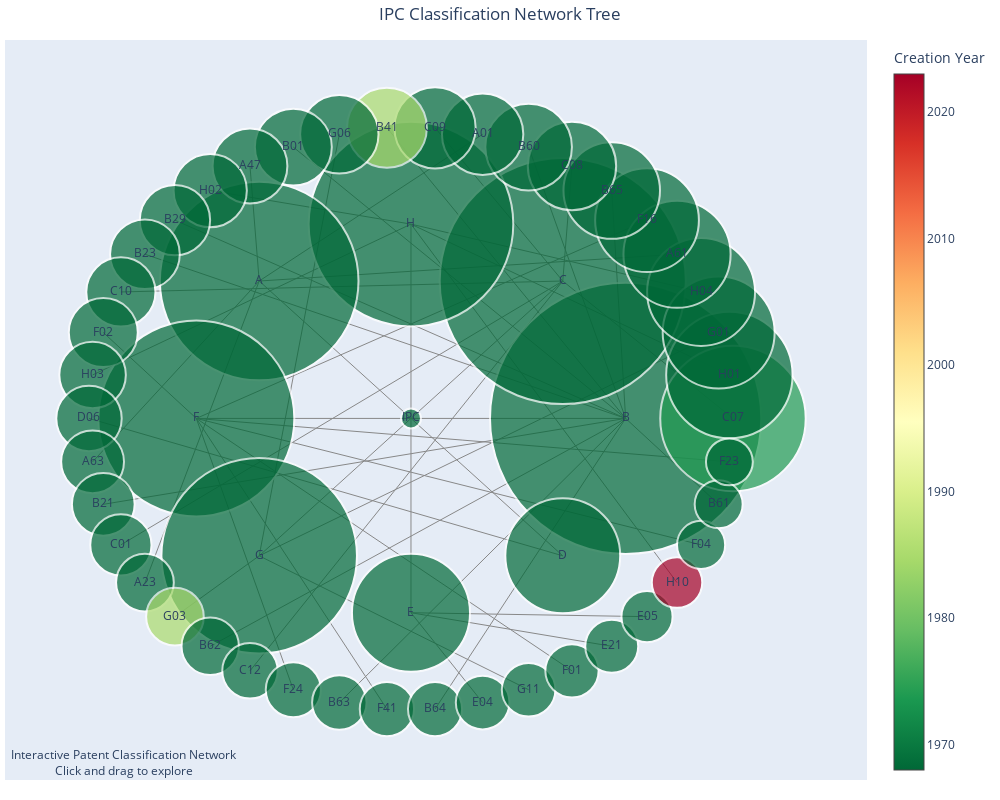

Notebook code cell kept with this figure:
### Markdown cell above
## Visualization 3: Network Tree

Interactive network tree visualization similar to the original D3.js implementation.

### Code cell
def create_network_tree(self, max_nodes=100):
    """Create an interactive network tree visualization"""
    if self.viz_data is None:
        print("✗ No visualization data available. Please run prepare_data() first.")
        return None
        
    try:
        # Start with sections and top-level classes
        tree_df = self.viz_data[self.viz_data['level'].isin([2, 3])].copy()
        
        # Limit to avoid overcrowding
        if len(tree_df) > max_nodes:
            tree_df = tree_df.nlargest(max_nodes, 'size')
        
        # Create network data
        nodes = []
        edges = []
        
        # Add root node
        nodes.append({
            'id': 'IPC',
            'symbol': 'IPC',
            'title': 'International Patent Classification',
            'level': 1,
            'size': 100,
            'creation_year': 1968,
            'x': 0,
            'y': 0
        })
        
        # Position nodes in a circular layout by level
        for level in [2, 3]:
            level_nodes = tree_df[tree_df['level'] == level]
            n_nodes = len(level_nodes)
            
            if n_nodes == 0:
                continue
                
            radius = level * 200
            
            for i, (_, row) in enumerate(level_nodes.iterrows()):
                angle = 2 * math.pi * i / n_nodes
                x = radius * math.cos(angle)
                y = radius * math.sin(angle)
                
                nodes.append({
                    'id': row['symbol'],
                    'symbol': row['symbol_display'],
                    'title': row['title_display'][:50] + '...' if len(row['title_display']) > 50 else row['title_display'],
                    'level': row['level'],
                    'size': row['size'],
                    'creation_year': row['creation_year'],
                    'size_percent': row['size_percent'],
                    'x': x,
                    'y': y
                })
                
                # Add edge to parent
                parent = row['parent'] if row['parent'] != 'IPC' else 'IPC'
                edges.append({
                    'source': parent,
                    'target': row['symbol']
                })
        
        # Create the network plot
        node_df = pd.DataFrame(nodes)
        edge_df = pd.DataFrame(edges)
        
        # Create traces for edges
        edge_trace = []
        for _, edge in edge_df.iterrows():
            source_node = node_df[node_df['id'] == edge['source']].iloc[0]
            target_node = node_df[node_df['id'] == edge['target']].iloc[0]
            
            edge_trace.append(go.Scatter(
                x=[source_node['x'], target_node['x'], None],
                y=[source_node['y'], target_node['y'], None],
                mode='lines',
                line=dict(width=1, color='#888'),
                hoverinfo='none',
                showlegend=False
            ))
        
        # Create trace for nodes
        node_trace = go.Scatter(
            x=node_df['x'],
            y=node_df['y'],
            mode='markers+text',
            marker=dict(
                size=np.sqrt(node_df['size']) * 2,  # Scale size
                color=node_df['creation_year'],
                colorscale='RdYlGn_r',
                colorbar=dict(
                    title="Creation Year"
                ),
                line=dict(width=2, color='white')
            ),
            text=node_df['symbol'],
            textposition='middle center',
            hovertemplate='<b>%{customdata[0]}</b><br>' +
                         'Created: %{customdata[1]}<br>' +
                         'Groups: %{customdata[2]}<br>' +
                         'Percentage: %{customdata[3]:.3f}%<br>' +
                         'Title: %{customdata[4]}<extra></extra>',
            customdata=np.column_stack((
                node_df['symbol'],
                node_df['creation_year'],
                node_df['size'],
                node_df.get('size_percent', 0),
                node_df['title']
            )),
            showlegend=False
        )
        
        # Create figure
        fig = go.Figure(data=edge_trace + [node_trace])
        
        fig.update_layout(
            title='IPC Classification Network Tree',
            title_x=0.5,
            showlegend=False,
            hovermode='closest',
            margin=dict(b=20,l=5,r=5,t=40),
            annotations=[
                dict(
                    text="Interactive Patent Classification Network<br>Click and drag to explore",
                    showarrow=False,
                    xref="paper", yref="paper",
                    x=0.005, y=-0.002,
                    xanchor="left", yanchor="bottom",
                    font=dict(size=12)
                )
            ],
            xaxis=dict(showgrid=False, zeroline=False, showticklabels=False),
            yaxis=dict(showgrid=False, zeroline=False, showticklabels=False),
            width=1000,
            height=800
        )
        
        return fig
        
    except Exception as e:
        print(f"✗ Error creating network tree: {e}")
        return None

# Add method to class
IPCVisualization.create_network_tree = create_network_tree

# Create and display network tree
print("Creating Network Tree...")
network_fig = viz.create_network_tree(max_nodes=50)
if network_fig:
    network_fig.show()
    print("✓ Network tree created successfully")

### Figure 1 — Plotly figure (JSON) as saved in the notebook; plotly's stock layout.template omitted (floating-point values rounded to 4 significant figures; data arrays with more than 128 entries replaced by an {"elided": "..."} marker saying what was removed)
{"data": [{"hoverinfo": "none", "line": {"color": "#888", "width": 1}, "mode": "lines", "showlegend": false, "type": "scatter", "x": [0, 400, null], "y": [0, 0, null]}, {"hoverinfo": "none", "line": {"color": "#888", "width": 1}, "mode": "lines", "showlegend": false, "type": "scatter", "x": [0, 282.8, null], "y": [0, 282.8, null]}, {"hoverinfo": "none", "line": {"color": "#888", "width": 1}, "mode": "lines", "showlegend": false, "type": "scatter", "x": [0, 2.449e-14, null], "y": [0, 400, null]}, {"hoverinfo": "none", "line": {"color": "#888", "width": 1}, "mode": "lines", "showlegend": false, "type": "scatter", "x": [0, -282.8, null], "y": [0, 282.8, null]}, {"hoverinfo": "none", "line": {"color": "#888", "width": 1}, "mode": "lines", "showlegend": false, "type": "scatter", "x": [0, -400, null], "y": [0, 4.899e-14, null]}, {"hoverinfo": "none", "line": {"color": "#888", "width": 1}, "mode": "lines", "showlegend": false, "type": "scatter", "x": [0, -282.8, null], "y": [0, -282.8, null]}, {"hoverinfo": "none", "line": {"color": "#888", "width": 1}, "mode": "lines", "showlegend": false, "type": "scatter", "x": [0, -7.348e-14, null], "y": [0, -400, null]}, {"hoverinfo": "none", "line": {"color": "#888", "width": 1}, "mode": "lines", "showlegend": false, "type": "scatter", "x": [0, 282.8, null], "y": [0, -282.8, null]}, {"hoverinfo": "none", "line": {"color": "#888", "width": 1}, "mode": "lines", "showlegend": false, "type": "scatter", "x": [282.8, 600, null], "y": [282.8, 0, null]}, {"hoverinfo": "none", "line": {"color": "#888", "width": 1}, "mode": "lines", "showlegend": false, "type": "scatter", "x": [2.449e-14, 593.3, null], "y": [400, 89.43, null]}, {"hoverinfo": "none", "line": {"color": "#888", "width": 1}, "mode": "lines", "showlegend": false, "type": "scatter", "x": [-282.8, 573.3, null], "y": [-282.8, 176.9, null]}, {"hoverinfo": "none", "line": {"color": "#888", "width": 1}, "mode": "lines", "showlegend": false, "type": "scatter", "x": [2.449e-14, 540.6, null], "y": [400, 260.3, null]}, {"hoverinfo": "none", "line": {"color": "#888", "width": 1}, "mode": "lines", "showlegend": false, "type": "scatter", "x": [-282.8, 495.7, null], "y": [282.8, 338.0, null]}, {"hoverinfo": "none", "line": {"color": "#888", "width": 1}, "mode": "lines", "showlegend": false, "type": "scatter", "x": [-400, 439.8, null], "y": [4.899e-14, 408.1, null]}, {"hoverinfo": "none", "line": {"color": "#888", "width": 1}, "mode": "lines", "showlegend": false, "type": "scatter", "x": [400, 374.1, null], "y": [0, 469.1, null]}, {"hoverinfo": "none", "line": {"color": "#888", "width": 1}, "mode": "lines", "showlegend": false, "type": "scatter", "x": [282.8, 300.0, null], "y": [282.8, 519.6, null]}, {"hoverinfo": "none", "line": {"color": "#888", "width": 1}, "mode": "lines", "showlegend": false, "type": "scatter", "x": [400, 219.2, null], "y": [0, 558.5, null]}, {"hoverinfo": "none", "line": {"color": "#888", "width": 1}, "mode": "lines", "showlegend": false, "type": "scatter", "x": [-282.8, 133.5, null], "y": [282.8, 585.0, null]}, {"hoverinfo": "none", "line": {"color": "#888", "width": 1}, "mode": "lines", "showlegend": false, "type": "scatter", "x": [282.8, 44.84, null], "y": [282.8, 598.3, null]}, {"hoverinfo": "none", "line": {"color": "#888", "width": 1}, "mode": "lines", "showlegend": false, "type": "scatter", "x": [400, -44.84, null], "y": [0, 598.3, null]}, {"hoverinfo": "none", "line": {"color": "#888", "width": 1}, "mode": "lines", "showlegend": false, "type": "scatter", "x": [-282.8, -133.5, null], "y": [-282.8, 585.0, null]}, {"hoverinfo": "none", "line": {"color": "#888", "width": 1}, "mode": "lines", "showlegend": false, "type": "scatter", "x": [400, -219.2, null], "y": [0, 558.5, null]}, {"hoverinfo": "none", "line": {"color": "#888", "width": 1}, "mode": "lines", "showlegend": false, "type": "scatter", "x": [-282.8, -300.0, null], "y": [282.8, 519.6, null]}, {"hoverinfo": "none", "line": {"color": "#888", "width": 1}, "mode": "lines", "showlegend": false, "type": "scatter", "x": [2.449e-14, -374.1, null], "y": [400, 469.1, null]}, {"hoverinfo": "none", "line": {"color": "#888", "width": 1}, "mode": "lines", "showlegend": false, "type": "scatter", "x": [400, -439.8, null], "y": [0, 408.1, null]}, {"hoverinfo": "none", "line": {"color": "#888", "width": 1}, "mode": "lines", "showlegend": false, "type": "scatter", "x": [400, -495.7, null], "y": [0, 338.0, null]}, {"hoverinfo": "none", "line": {"color": "#888", "width": 1}, "mode": "lines", "showlegend": false, "type": "scatter", "x": [282.8, -540.6, null], "y": [282.8, 260.3, null]}, {"hoverinfo": "none", "line": {"color": "#888", "width": 1}, "mode": "lines", "showlegend": false, "type": "scatter", "x": [-400, -573.3, null], "y": [4.899e-14, 176.9, null]}, {"hoverinfo": "none", "line": {"color": "#888", "width": 1}, "mode": "lines", "showlegend": false, "type": "scatter", "x": [2.449e-14, -593.3, null], "y": [400, 89.43, null]}, {"hoverinfo": "none", "line": {"color": "#888", "width": 1}, "mode": "lines", "showlegend": false, "type": "scatter", "x": [282.8, -600, null], "y": [-282.8, 7.348e-14, null]}, {"hoverinfo": "none", "line": {"color": "#888", "width": 1}, "mode": "lines", "showlegend": false, "type": "scatter", "x": [-282.8, -593.3, null], "y": [282.8, -89.43, null]}, {"hoverinfo": "none", "line": {"color": "#888", "width": 1}, "mode": "lines", "showlegend": false, "type": "scatter", "x": [400, -573.3, null], "y": [0, -176.9, null]}, {"hoverinfo": "none", "line": {"color": "#888", "width": 1}, "mode": "lines", "showlegend": false, "type": "scatter", "x": [282.8, -540.6, null], "y": [282.8, -260.3, null]}, {"hoverinfo": "none", "line": {"color": "#888", "width": 1}, "mode": "lines", "showlegend": false, "type": "scatter", "x": [-282.8, -495.7, null], "y": [282.8, -338.0, null]}, {"hoverinfo": "none", "line": {"color": "#888", "width": 1}, "mode": "lines", "showlegend": false, "type": "scatter", "x": [-282.8, -439.8, null], "y": [-282.8, -408.1, null]}, {"hoverinfo": "none", "line": {"color": "#888", "width": 1}, "mode": "lines", "showlegend": false, "type": "scatter", "x": [400, -374.1, null], "y": [0, -469.1, null]}, {"hoverinfo": "none", "line": {"color": "#888", "width": 1}, "mode": "lines", "showlegend": false, "type": "scatter", "x": [282.8, -300.0, null], "y": [282.8, -519.6, null]}, {"hoverinfo": "none", "line": {"color": "#888", "width": 1}, "mode": "lines", "showlegend": false, "type": "scatter", "x": [-400, -219.2, null], "y": [4.899e-14, -558.5, null]}, {"hoverinfo": "none", "line": {"color": "#888", "width": 1}, "mode": "lines", "showlegend": false, "type": "scatter", "x": [400, -133.5, null], "y": [0, -585.0, null]}, {"hoverinfo": "none", "line": {"color": "#888", "width": 1}, "mode": "lines", "showlegend": false, "type": "scatter", "x": [-400, -44.84, null], "y": [4.899e-14, -598.3, null]}, {"hoverinfo": "none", "line": {"color": "#888", "width": 1}, "mode": "lines", "showlegend": false, "type": "scatter", "x": [400, 44.84, null], "y": [0, -598.3, null]}, {"hoverinfo": "none", "line": {"color": "#888", "width": 1}, "mode": "lines", "showlegend": false, "type": "scatter", "x": [-7.348e-14, 133.5, null], "y": [-400, -585.0, null]}, {"hoverinfo": "none", "line": {"color": "#888", "width": 1}, "mode": "lines", "showlegend": false, "type": "scatter", "x": [-282.8, 219.2, null], "y": [-282.8, -558.5, null]}, {"hoverinfo": "none", "line": {"color": "#888", "width": 1}, "mode": "lines", "showlegend": false, "type": "scatter", "x": [-400, 300.0, null], "y": [4.899e-14, -519.6, null]}, {"hoverinfo": "none", "line": {"color": "#888", "width": 1}, "mode": "lines", "showlegend": false, "type": "scatter", "x": [-7.348e-14, 374.1, null], "y": [-400, -469.1, null]}, {"hoverinfo": "none", "line": {"color": "#888", "width": 1}, "mode": "lines", "showlegend": false, "type": "scatter", "x": [-7.348e-14, 439.8, null], "y": [-400, -408.1, null]}, {"hoverinfo": "none", "line": {"color": "#888", "width": 1}, "mode": "lines", "showlegend": false, "type": "scatter", "x": [2.449e-14, 495.7, null], "y": [400, -338.0, null]}, {"hoverinfo": "none", "line": {"color": "#888", "width": 1}, "mode": "lines", "showlegend": false, "type": "scatter", "x": [-400, 540.6, null], "y": [4.899e-14, -260.3, null]}, {"hoverinfo": "none", "line": {"color": "#888", "width": 1}, "mode": "lines", "showlegend": false, "type": "scatter", "x": [400, 573.3, null], "y": [0, -176.9, null]}, {"hoverinfo": "none", "line": {"color": "#888", "width": 1}, "mode": "lines", "showlegend": false, "type": "scatter", "x": [-400, 593.3, null], "y": [4.899e-14, -89.43, null]}, {"customdata": {"elided": "51x5 mixed values"}, "hovertemplate": "<b>%{customdata[0]}</b><br>Created: %{customdata[1]}<br>Groups: %{customdata[2]}<br>Percentage: %{customdata[3]:.3f}%<br>Title: %{customdata[4]}<extra></extra>", "marker": {"color": [1968, 1968, 1968, 1968, 1968, 1968, 1968, 1968, 1968, 1974, 1968, 1968, 1968, 1968, 1968, 1968, 1968, 1968, 1968, 1968, 1985, 1968, 1968, 1968, 1968, 1968, 1968, 1968, 1968, 1968, 1968, 1968, 1968, 1968, 1968, 1985, 1968, 1968, 1968, 1968, 1968, 1968, 1968, 1968, 1968, 1968, 1968, 2023, 1968, 1968, 1968], "colorbar": {"title": {"text": "Creation Year"}}, "colorscale": [[0, "rgb(0,104,55)"], [0.1, "rgb(26,152,80)"], [0.2, "rgb(102,189,99)"], [0.3, "rgb(166,217,106)"], [0.4, "rgb(217,239,139)"], [0.5, "rgb(255,255,191)"], [0.6, "rgb(254,224,139)"], [0.7, "rgb(253,174,97)"], [0.8, "rgb(244,109,67)"], [0.9, "rgb(215,48,39)"], [1, "rgb(165,0,38)"]], "line": {"color": "white", "width": 2}, "size": [20.0, 271.3, 246.1, 204.6, 198.6, 196.0, 195.6, 118.1, 114.9, 145.5, 126.4, 112.0, 108.0, 107.2, 103.8, 96.54, 88.34, 86.63, 81.39, 81.24, 79.85, 78.41, 76.94, 74.81, 73.24, 70.37, 69.71, 69.2, 68.99, 66.54, 65.42, 62.83, 62.77, 61.25, 57.76, 57.62, 57.41, 55.46, 55.17, 54.48, 54.3, 54.11, 53.63, 53.59, 53.33, 52.95, 51.15, 50.48, 48.17, 48.0, 46.86]}, "mode": "markers+text", "showlegend": false, "text": ["IPC", "B", "C", "H", "A", "F", "G", "E", "D", "C07", "H01", "G01", "H04", "A61", "F16", "B65", "C08", "B60", "A01", "C09", "B41", "G06", "B01", "A47", "H02", "B29", "B23", "C10", "F02", "H03", "D06", "A63", "B21", "C01", "A23", "G03", "B62", "C12", "F24", "B63", "F41", "B64", "E04", "G11", "F01", "E21", "E05", "H10", "F04", "B61", "F23"], "textposition": "middle center", "type": "scatter", "x": [0.0, 400.0, 282.8, 2.449e-14, -282.8, -400.0, -282.8, -7.348e-14, 282.8, 600.0, 593.3, 573.3, 540.6, 495.7, 439.8, 374.1, 300.0, 219.2, 133.5, 44.84, -44.84, -133.5, -219.2, -300.0, -374.1, -439.8, -495.7, -540.6, -573.3, -593.3, -600.0, -593.3, -573.3, -540.6, -495.7, -439.8, -374.1, -300.0, -219.2, -133.5, -44.84, 44.84, 133.5, 219.2, 300.0, 374.1, 439.8, 495.7, 540.6, 573.3, 593.3], "y": [0.0, 0.0, 282.8, 400.0, 282.8, 4.899e-14, -282.8, -400.0, -282.8, 0.0, 89.43, 176.9, 260.3, 338.0, 408.1, 469.1, 519.6, 558.5, 585.0, 598.3, 598.3, 585.0, 558.5, 519.6, 469.1, 408.1, 338.0, 260.3, 176.9, 89.43, 7.348e-14, -89.43, -176.9, -260.3, -338.0, -408.1, -469.1, -519.6, -558.5, -585.0, -598.3, -598.3, -585.0, -558.5, -519.6, -469.1, -408.1, -338.0, -260.3, -176.9, -89.43]}], "layout": {"annotations": [{"font": {"size": 12}, "showarrow": false, "text": "Interactive Patent Classification Network<br>Click and drag to explore", "x": 0.005, "xanchor": "left", "xref": "paper", "y": -0.002, "yanchor": "bottom", "yref": "paper"}], "height": 800, "hovermode": "closest", "margin": {"b": 20, "l": 5, "r": 5, "t": 40}, "showlegend": false, "title": {"text": "IPC Classification Network Tree", "x": 0.5}, "width": 1000, "xaxis": {"showgrid": false, "showticklabels": false, "zeroline": false}, "yaxis": {"showgrid": false, "showticklabels": false, "zeroline": false}}}
